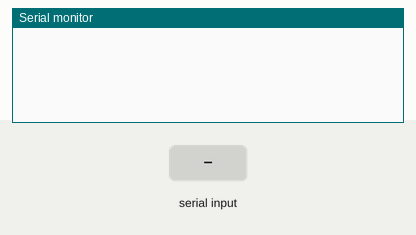
The sketch below on a simulated Arduino Uno, built with avr-gcc and run on an emulated ATmega328P. Shown: the last lines printed to the serial monitor. The inputs (shaded band) are chosen by the test bench.

Above: at 2.2 s.
2.3 s: "90,45\n" received over Serial
At 2.9 s:
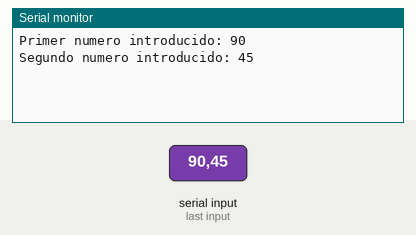
3.8 s: "30,150\n" received over Serial
At 5.2 s:
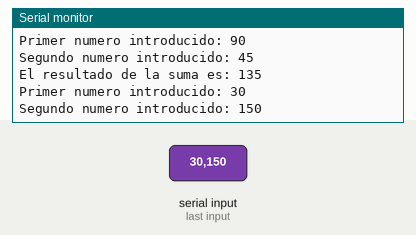

Measured:
- after the input at 2.3 s, the serial monitor: prints a new line at once (image 1)
- after the input at 3.8 s, the serial monitor: prints a new line at once (image 2)

The sketch:

Calc_serial.ino
```cpp
long digito1 = 0;
long digito2 = 0;

void setup() {
  Serial.begin(9600);
  delay(1000);
}

void loop() {
  if ((Serial.available() - 1) > 0) //Compruba si hay algo en el buffer
  {
    if(digito1 == 0)
      {
        digito1 = Serial.parseInt(); //atoi para serial, hacen lo mismo
        Serial.print("Primer numero introducido: ");
        Serial.println(digito1);
      }
    else if(digito2 == 0)
      {
        digito2 = Serial.parseInt();
        Serial.print("Segundo numero introducido: ");
        Serial.println(digito2);
      }
    else
      {
        digito1 = digito1 + digito2;
        Serial.print("El resultado de la suma es: ");
        Serial.println(digito1);
        digito1 = 0;
        digito2 = Serial.read();//limpia el buffer y evita sobre machacar la memoria de digito1.
        digito2 = 0;
      }
  }
}
```
